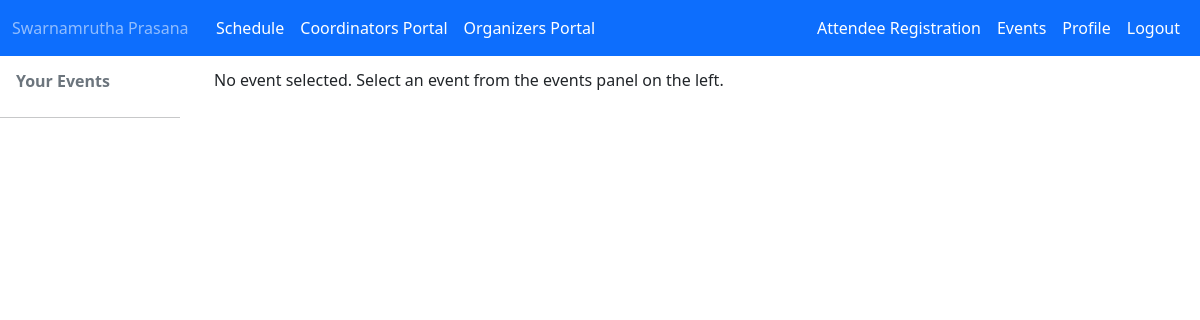
Page /coordinators/events (signed in) on the earlier database version.
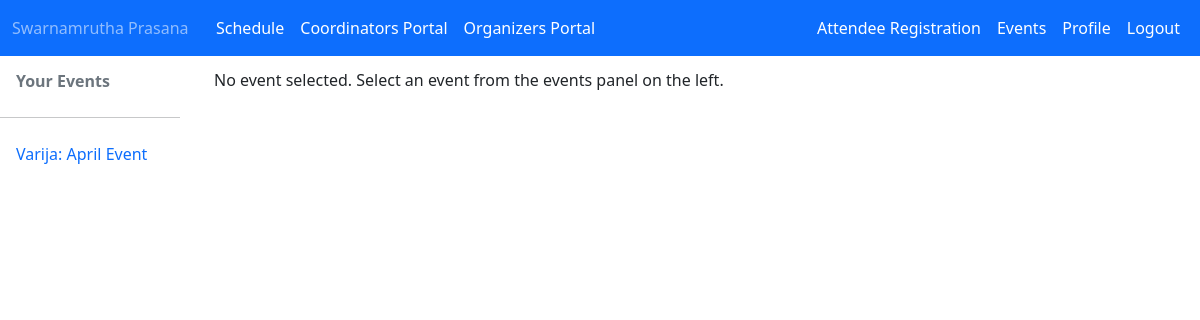
Same page on the later database version.
### public/models.py (models this page shows)
class Event(models.Model):
    name = models.CharField('Event Name', max_length=120)
    venue = models.ForeignKey(Venue, blank=True, null=True, on_delete=models.PROTECT)
    get_now = datetime.now()
    start_time = models.DateTimeField(default=get_now.strftime("%Y-%m-%d %H:%M"))
    end_time = models.DateTimeField(default=(get_now+ timedelta(hours=1)).strftime("%Y-%m-%d %H:%M"))
    Coordinator = models.ForeignKey(User, blank=True, null=True, on_delete=models.SET_NULL)
    statusChoices = ( ('Tn','Tentative'), ('Sc','Scheduled'), ('Cu','Coming Up This Week'), ('Ed','Event Day'), ('Cl','Closed'), ('Pv','Payments Verified') )
    eventStatus = models.CharField('Event Status', max_length=20, choices=statusChoices, default='Sc')
    def __str__(self):
        return self.name

### coordinators/views.py (the view)
# urls.py: path('events', views.coordinator_eventsBase, name="coordinatorEventsBase"),
@login_required
@notSuperUser
def coordinator_eventsBase(request):
    user = request.user
    event_list = Event.objects.filter(Coordinator=user)
    return render(request, "coordinators/events.html", {
        "event_list": event_list,
        "currentEvent": False,
    })

### coordinators/views.py (called while the page is built)
def notSuperUser(function=None, redirect_field_name=REDIRECT_FIELD_NAME, login_url='organizerRedirect'):
    actual_decorator = user_passes_test(
        lambda u: u.is_active and not u.is_superuser,
        login_url=login_url,
        redirect_field_name=redirect_field_name
    )
    if function:
        return actual_decorator(function)
    return actual_decorator

### coordinators/templates/coordinators/events.html
{% extends 'coordinators/base.html' %}
{% block content %}
<div class="row flex-nowrap">
    <div class="col-2" style="margin: 0px; min-width: min-content;">
        <ul class="nav nav-pills  min-vh-100 flex-column bg-white" style="padding-top: 5px;">
            <li class="nav-item">
                <a class="nav-link disabled" style="font-weight: bold;">Your Events</a>
            </li>
            <li class="break">
              <hr>
            </li>
            {% for event in event_list %}
            <li class="nav-item">
                {% if currentEvent %}
                    {% if event.id == currentEvent.id %}
                        <a class="nav-link active" href="{% url 'coordinatorEvent' event.id %}"> {{ event }} </a>
                    {% else %}
                        <a class="nav-link" href="{% url 'coordinatorEvent' event.id %}"> {{ event }} </a>
                    {% endif %}
                {% else %}
                    <a class="nav-link" href="{% url 'coordinatorEvent' event.id %}"> {{ event }} </a>
                {% endif %}
            </li>
            {% endfor %}
        </ul>
    </div>
    <div class="col">
        <div style="padding-top:15px; padding-left:10px; padding-right:10px;">
        {% if currentEvent %}
            {% include 'coordinators/event.html'  %}
        {% else %}
                <h6>No event selected. Select an event from the events panel on the left.</h6>
        {% endif %}
        </div>
    </div>
</div>
{% endblock content %}

Differences in the rows shown:
now on this page (row edited): Event: name "Varija: April Event"
